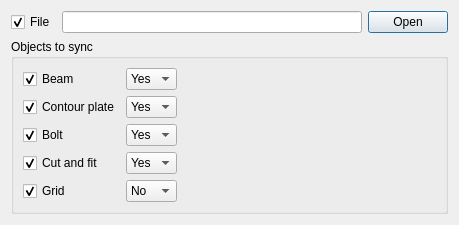
<?xml version="1.0" encoding="UTF-8"?>
<ui version="4.0">
 <class>ViewsListForm</class>
 <widget class="QDialog" name="ViewsListForm">
  <property name="geometry">
   <rect>
    <x>0</x>
    <y>0</y>
    <width>444</width>
    <height>204</height>
   </rect>
  </property>
  <property name="sizePolicy">
   <sizepolicy hsizetype="MinimumExpanding" vsizetype="MinimumExpanding">
    <horstretch>0</horstretch>
    <verstretch>0</verstretch>
   </sizepolicy>
  </property>
  <property name="windowTitle">
   <string>Views List</string>
  </property>
  <layout class="QGridLayout" name="gridLayout">
   <item row="0" column="0">
    <widget class="QCheckBox" name="checkBoxToggleModelFile">
     <property name="text">
      <string>File</string>
     </property>
     <property name="checked">
      <bool>true</bool>
     </property>
     <property name="objectProperty" stdset="0">
      <string>ModelFile</string>
     </property>
     <property name="widgetAction" stdset="0">
      <string>toggleModifyProperty</string>
     </property>
    </widget>
   </item>
   <item row="0" column="1">
    <widget class="QLineEdit" name="lineEditModelFile">
     <property name="minimumSize">
      <size>
       <width>300</width>
       <height>0</height>
      </size>
     </property>
     <property name="text">
      <string/>
     </property>
     <property name="clearButtonEnabled">
      <bool>false</bool>
     </property>
     <property name="objectProperty" stdset="0">
      <string>ModelFile</string>
     </property>
     <property name="widgetAction" stdset="0">
      <string/>
     </property>
    </widget>
   </item>
   <item row="0" column="2">
    <widget class="QPushButton" name="pushButtonOpenFile">
     <property name="text">
      <string>Open</string>
     </property>
    </widget>
   </item>
   <item row="1" column="0" colspan="3">
    <widget class="QGroupBox" name="groupBox">
     <property name="title">
      <string>Objects to sync</string>
     </property>
     <layout class="QGridLayout" name="gridLayout_2">
      <item row="0" column="0">
       <widget class="QCheckBox" name="checkBoxToggleSyncBeam">
        <property name="text">
         <string>Beam</string>
        </property>
        <property name="checked">
         <bool>true</bool>
        </property>
        <property name="objectProperty" stdset="0">
         <string>SyncBeam</string>
        </property>
        <property name="widgetAction" stdset="0">
         <string>toggleModifyProperty</string>
        </property>
       </widget>
      </item>
      <item row="4" column="0">
       <widget class="QCheckBox" name="checkBoxToggleSyncBeam_5">
        <property name="text">
         <string>Grid</string>
        </property>
        <property name="checked">
         <bool>true</bool>
        </property>
        <property name="objectProperty" stdset="0">
         <string>SyncBeam</string>
        </property>
        <property name="widgetAction" stdset="0">
         <string>toggleModifyProperty</string>
        </property>
       </widget>
      </item>
      <item row="3" column="0">
       <widget class="QCheckBox" name="checkBoxToggleSyncBeam_4">
        <property name="text">
         <string>Cut and fit</string>
        </property>
        <property name="checked">
         <bool>true</bool>
        </property>
        <property name="objectProperty" stdset="0">
         <string>SyncBeam</string>
        </property>
        <property name="widgetAction" stdset="0">
         <string>toggleModifyProperty</string>
        </property>
       </widget>
      </item>
      <item row="3" column="1">
       <widget class="QComboBox" name="comboBoxSyncBeam_4">
        <property name="currentText">
         <string>Yes</string>
        </property>
        <property name="currentIndex">
         <number>0</number>
        </property>
        <property name="objectProperty" stdset="0">
         <string>SyncBeam</string>
        </property>
        <property name="widgetAction" stdset="0">
         <string/>
        </property>
        <item>
         <property name="text">
          <string>Yes</string>
         </property>
        </item>
        <item>
         <property name="text">
          <string>No</string>
         </property>
        </item>
       </widget>
      </item>
      <item row="2" column="1">
       <widget class="QComboBox" name="comboBoxSyncBeam_3">
        <property name="currentText">
         <string>Yes</string>
        </property>
        <property name="currentIndex">
         <number>0</number>
        </property>
        <property name="objectProperty" stdset="0">
         <string>SyncBeam</string>
        </property>
        <property name="widgetAction" stdset="0">
         <string/>
        </property>
        <item>
         <property name="text">
          <string>Yes</string>
         </property>
        </item>
        <item>
         <property name="text">
          <string>No</string>
         </property>
        </item>
       </widget>
      </item>
      <item row="0" column="1">
       <widget class="QComboBox" name="comboBoxSyncBeam">
        <property name="currentText">
         <string>Yes</string>
        </property>
        <property name="currentIndex">
         <number>0</number>
        </property>
        <property name="objectProperty" stdset="0">
         <string>SyncBeam</string>
        </property>
        <property name="widgetAction" stdset="0">
         <string/>
        </property>
        <item>
         <property name="text">
          <string>Yes</string>
         </property>
        </item>
        <item>
         <property name="text">
          <string>No</string>
         </property>
        </item>
       </widget>
      </item>
      <item row="1" column="0">
       <widget class="QCheckBox" name="checkBoxToggleSyncBeam_2">
        <property name="text">
         <string>Contour plate</string>
        </property>
        <property name="checked">
         <bool>true</bool>
        </property>
        <property name="objectProperty" stdset="0">
         <string>SyncBeam</string>
        </property>
        <property name="widgetAction" stdset="0">
         <string>toggleModifyProperty</string>
        </property>
       </widget>
      </item>
      <item row="1" column="1">
       <widget class="QComboBox" name="comboBoxSyncBeam_2">
        <property name="currentText">
         <string>Yes</string>
        </property>
        <property name="currentIndex">
         <number>0</number>
        </property>
        <property name="objectProperty" stdset="0">
         <string>SyncBeam</string>
        </property>
        <property name="widgetAction" stdset="0">
         <string/>
        </property>
        <item>
         <property name="text">
          <string>Yes</string>
         </property>
        </item>
        <item>
         <property name="text">
          <string>No</string>
         </property>
        </item>
       </widget>
      </item>
      <item row="4" column="1">
       <widget class="QComboBox" name="comboBoxSyncBeam_5">
        <property name="currentText">
         <string>No</string>
        </property>
        <property name="currentIndex">
         <number>0</number>
        </property>
        <property name="objectProperty" stdset="0">
         <string>SyncBeam</string>
        </property>
        <property name="widgetAction" stdset="0">
         <string/>
        </property>
        <item>
         <property name="text">
          <string>No</string>
         </property>
        </item>
        <item>
         <property name="text">
          <string>Yes</string>
         </property>
        </item>
       </widget>
      </item>
      <item row="2" column="0">
       <widget class="QCheckBox" name="checkBoxToggleSyncBeam_3">
        <property name="text">
         <string>Bolt</string>
        </property>
        <property name="checked">
         <bool>true</bool>
        </property>
        <property name="objectProperty" stdset="0">
         <string>SyncBeam</string>
        </property>
        <property name="widgetAction" stdset="0">
         <string>toggleModifyProperty</string>
        </property>
       </widget>
      </item>
      <item row="2" column="2">
       <spacer name="horizontalSpacer">
        <property name="orientation">
         <enum>Qt::Horizontal</enum>
        </property>
        <property name="sizeHint" stdset="0">
         <size>
          <width>40</width>
          <height>20</height>
         </size>
        </property>
       </spacer>
      </item>
     </layout>
    </widget>
   </item>
  </layout>
 </widget>
 <resources/>
 <connections/>
</ui>
